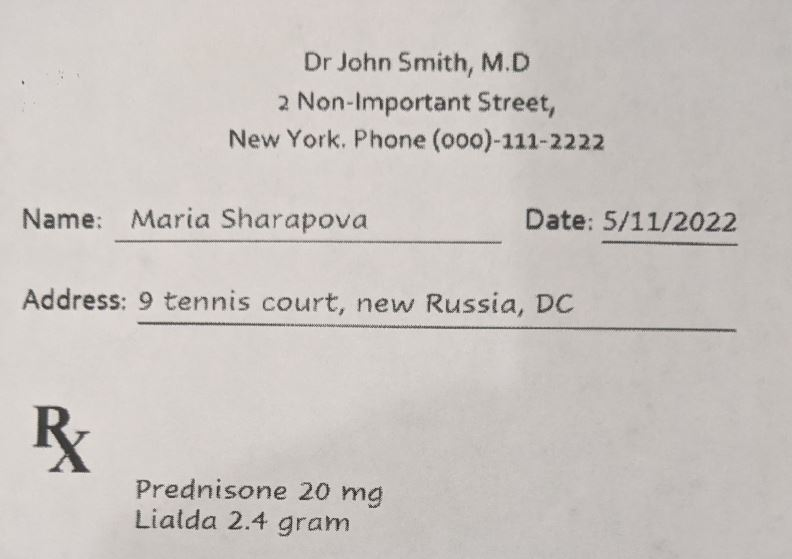
#> input picture backend/notebooks/clear_image.jpg, 792 x 559 px
$ python -i util.py   (imports and definitions only)
#> lines starting #> are read from the running program, lines starting #| are printed output that depends on the picture
#> further down, picture is the input picture: PIL image 792x559 RGB; mean R, G, B 201.3, 196, 192.3
from PIL import Image, ImageFilter

def preprocess_image(img):
    gray = img.convert('L')
    new_size = (int(gray.width * 1.5), int(gray.height * 1.5))
#> new_size = (1188, 838)
    resized = gray.resize(new_size, Image.LANCZOS)
    sharpened = resized.filter(ImageFilter.SHARPEN)
    sharpened = sharpened.filter(ImageFilter.SHARPEN)
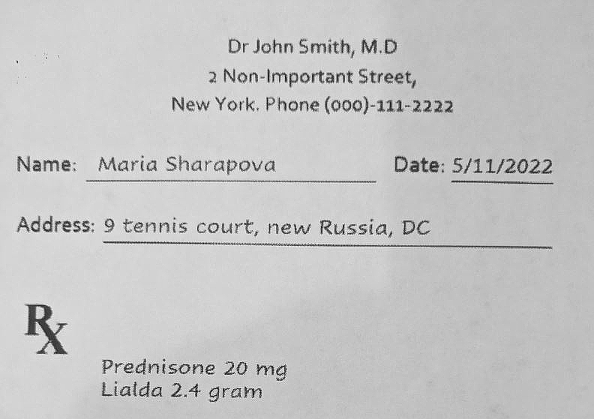
#> sharpened: PIL image 1188x838 L (shown at 1/2 size); min 0, max 255, mean 197.2
    return sharpened

>>> from PIL import Image
>>> picture = Image.open('../notebooks/clear_image.jpg')
>>> result = preprocess_image(picture)

$ run again, on backend/notebooks/dark_image.jpg
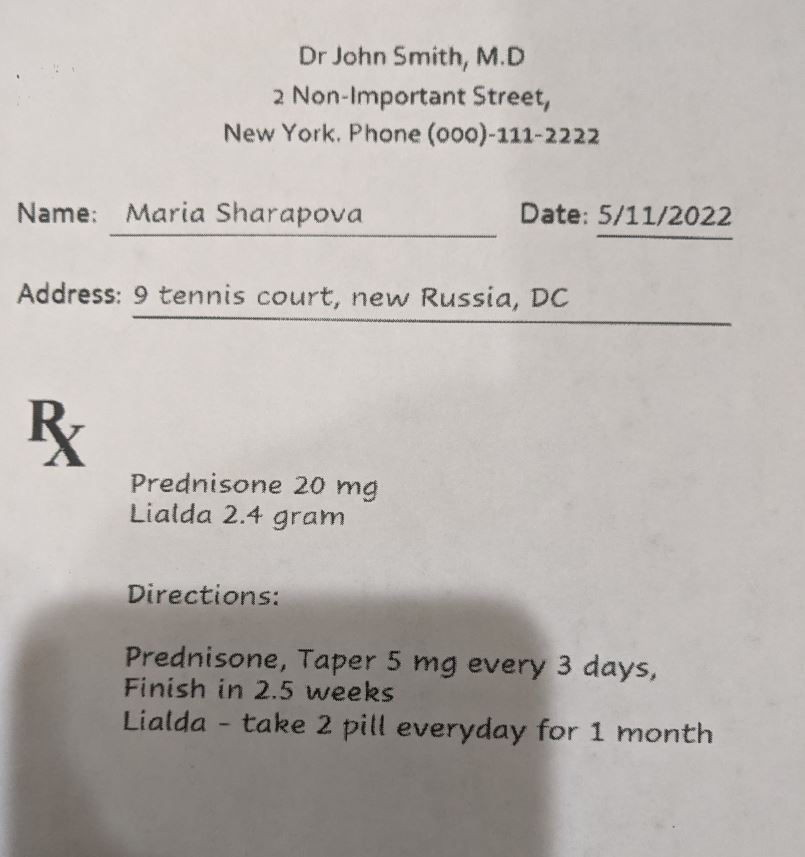
#> input picture backend/notebooks/dark_image.jpg, 805 x 857 px
#> picture is the input picture: PIL image 805x857 RGB; mean R, G, B 184.5, 179.3, 175.6
#> in preprocess_image, `sharpened = sharpened.filter(ImageFilter.SHARPEN)`:
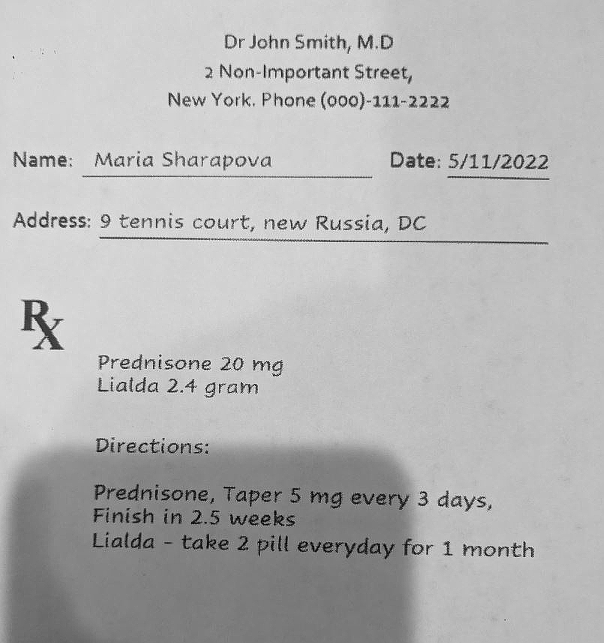
#> sharpened: PIL image 1207x1285 L (shown at 1/2 size); min 0, max 255, mean 180.5
